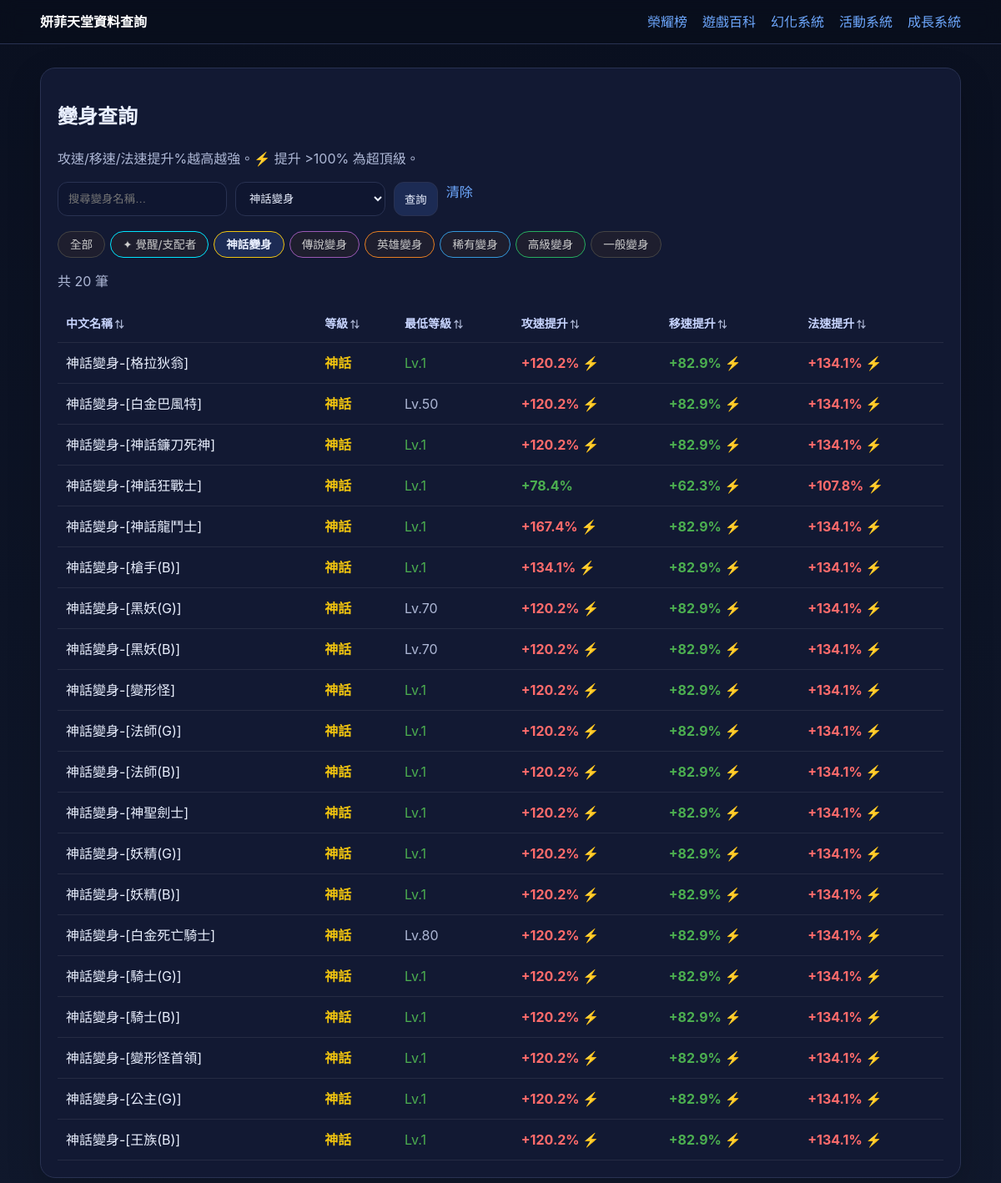
The app's page /polymorphs?grade=神話, older data.
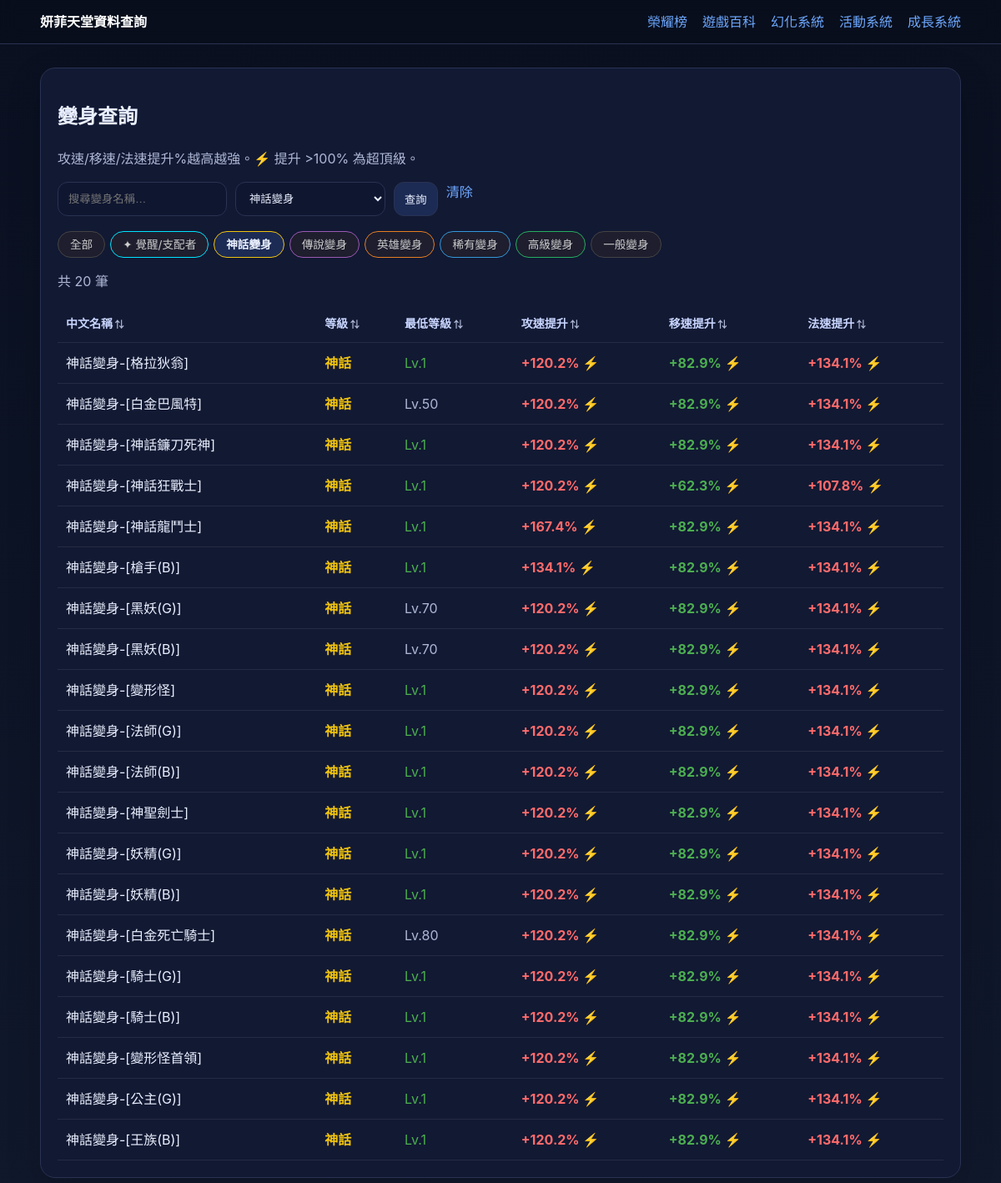
The same page, newer data.
### tables this page shows
CREATE TABLE polymorphs (
    id      INTEGER PRIMARY KEY,
    name    TEXT NOT NULL,
    polyid  INTEGER NOT NULL,
    note    TEXT,
    created_at DATETIME DEFAULT CURRENT_TIMESTAMP
, atkspeed INTEGER DEFAULT NULL, movespeed INTEGER DEFAULT NULL, magic_speed INTEGER DEFAULT NULL, minlevel INTEGER DEFAULT NULL, item_id INTEGER DEFAULT NULL, atk_boost REAL DEFAULT NULL, mov_boost REAL DEFAULT NULL, mag_boost REAL DEFAULT NULL, color TEXT DEFAULT '#ffffff');

### app.py (the view, shortened to what this page needs)
    @app.route("/polymorphs")
    def polymorphs():
        q = request.args.get("q", "").strip()
        grade = request.args.get("grade", "").strip()
        db = get_db()
        POLY_GRADES = [
            ("覺醒", "覺醒/支配者"),
            ("神話", "神話變身"),
            ("傳說", "傳說變身"),
            ("英雄", "英雄變身"),
            ("稀有", "稀有變身"),
            ("高級", "高級變身"),
            ("一般", "一般變身"),
        ]
        sql = """
            SELECT id, name, note, polyid, atkspeed, movespeed, magic_speed, atk_boost, mov_boost, mag_boost, minlevel,
              CASE
                WHEN name LIKE '覺醒-%' OR name LIKE '支配者-%' THEN '覺醒'
                WHEN name LIKE '神話變身%' OR note LIKE '%神話%' THEN '神話'
                WHEN name LIKE '傳說變身%' OR note LIKE '%傳說%' THEN '傳說'
                WHEN name LIKE '英雄變身%' OR note LIKE '%英雄%' THEN '英雄'
                WHEN name LIKE '稀有變身%' OR note LIKE '%稀有%' THEN '稀有'
                WHEN name LIKE '高級變身%' OR note LIKE '%高級%' THEN '高級'
                ELSE '一般'
              END AS grade
            FROM polymorphs
            WHERE note NOT LIKE '%圖鑑%' AND id >= 600000000
        """
        params: list[Any] = []
        if q:
            sql += " AND (name LIKE ? OR note LIKE ?)"
            params.extend([f"%{q}%", f"%{q}%"])
        if grade:
            if grade == "覺醒":
                sql += " AND (name LIKE '覺醒-%' OR name LIKE '支配者-%')"
            elif grade == "神話":
                sql += " AND (name LIKE '神話變身%' OR note LIKE '%神話%') AND name NOT LIKE '覺醒-%'"
            elif grade == "傳說":
                sql += " AND (name LIKE '傳說變身%' OR note LIKE '%傳說%') AND name NOT LIKE '覺醒-%'"
            elif grade == "英雄":
                sql += " AND (name LIKE '英雄變身%' OR note LIKE '%英雄%') AND name NOT LIKE '覺醒-%'"
            elif grade == "稀有":
                sql += " AND (name LIKE '稀有變身%' OR note LIKE '%稀有%') AND name NOT LIKE '覺醒-%'"
            elif grade == "高級":
                sql += " AND (name LIKE '高級變身%' OR note LIKE '%高級%') AND name NOT LIKE '覺醒-%'"
        sql += " ORDER BY id LIMIT 500"
        rows = db.execute(sql, params).fetchall()
        return render_template("polymorphs.html", rows=rows, q=q, grade=grade, poly_grades=POLY_GRADES)

### app.py (called while the page is built)
def get_db() -> sqlite3.Connection:
    if "db" not in g:
        db_path = Path(current_app().config["DATABASE"])
        db_path.parent.mkdir(parents=True, exist_ok=True)
        conn = sqlite3.connect(db_path)
        conn.row_factory = sqlite3.Row
        g.db = conn
    return g.db

def current_app() -> Flask:
    from flask import current_app as flask_current_app
    return flask_current_app

### templates/polymorphs.html (shortened to what this page needs)
{% extends "base.html" %}
{% block content %}
<section class="card">
  <h1>變身查詢</h1>
  <p class="muted">攻速/移速/法速提升%越高越強。⚡ 提升 &gt;100% 為超頂級。</p>
  <form class="filters" method="get" action="{{ url_for('polymorphs') }}">
    <input type="text" name="q" value="{{ q }}" placeholder="搜尋變身名稱…">
    <select name="grade">
      {% for g, label in poly_grades %}
      <option value="{{ g }}" {% if grade == g %}selected{% endif %}>{{ label }}</option>
      {% endfor %}
    </select>
    <button type="submit">查詢</button>
    {% if q or grade %}<a href="{{ url_for('polymorphs') }}">清除</a>{% endif %}
  </form>
  <div class="grade-tabs">
    <a href="{{ url_for('polymorphs') }}" class="tab {% if not grade %}active{% endif %}">全部</a>
    {% for g, label in poly_grades %}
      {% if g == '覺醒' %}
        <a href="{{ url_for('polymorphs', grade=g) }}" class="tab tab-awaken {% if grade == g %}active{% endif %}">✦ {{ label }}</a>
      {% elif g == '神話' %}
        <a href="{{ url_for('polymorphs', grade=g) }}" class="tab tab-myth {% if grade == g %}active{% endif %}">{{ label }}</a>
      {% elif g == '傳說' %}
        <a href="{{ url_for('polymorphs', grade=g) }}" class="tab tab-legend {% if grade == g %}active{% endif %}">{{ label }}</a>
      {% elif g == '英雄' %}
        <a href="{{ url_for('polymorphs', grade=g) }}" class="tab tab-hero {% if grade == g %}active{% endif %}">{{ label }}</a>
      {% elif g == '稀有' %}
        <a href="{{ url_for('polymorphs', grade=g) }}" class="tab tab-rare {% if grade == g %}active{% endif %}">{{ label }}</a>
      {% elif g == '高級' %}
        <a href="{{ url_for('polymorphs', grade=g) }}" class="tab tab-high {% if grade == g %}active{% endif %}">{{ label }}</a>
      {% else %}
        <a href="{{ url_for('polymorphs', grade=g) }}" class="tab tab-normal {% if grade == g %}active{% endif %}">{{ label }}</a>
      {% endif %}
    {% endfor %}
  </div>
  <p class="muted">共 {{ rows|length }} 筆</p>
  <div class="table-wrap">
    <table data-sortable>
      <thead>
        <tr>
          <th>中文名稱</th>
          <th>等級</th>
          <th>最低等級</th>
          <th>攻速提升</th>
          <th>移速提升</th>
          <th>法速提升</th>
        </tr>
      </thead>
      <tbody>
        {% for r in rows %}
        <tr>
          <td>
            {% if r.grade == '覺醒' %}
              <span class="grade-awaken">{{ (r.note or '—') | clean_name }}</span>
            {% else %}
              {{ (r.note or '—') | clean_name }}
            {% endif %}
          </td>
          <td>
            {% if r.grade == '覺醒' %}<span class="grade-awaken">✦ 覺醒</span>
            {% elif r.grade == '神話' %}<span class="grade-myth">神話</span>
            {% elif r.grade == '傳說' %}<span class="grade-legend">傳說</span>
            {% elif r.grade == '英雄' %}<span class="grade-hero">英雄</span>
            {% elif r.grade == '稀有' %}<span class="grade-rare">稀有</span>
            {% elif r.grade == '高級' %}<span class="grade-high">高級</span>
            {% else %}<span class="grade-normal">一般</span>
            {% endif %}
          </td>
          <td>
            {% if r.minlevel and r.minlevel > 1 %}
              <span class="muted">Lv.{{ r.minlevel }}</span>
            {% else %}
              <span style="color:#4caf50">Lv.1</span>
            {% endif %}
          </td>
          <td>
            {% set atk = r.atk_boost|string %}
            {% if atk and atk != '—' and atk != 'None' %}
              {% set atk_val = atk | replace('+','') | replace('%','') | float(0) %}
              {% if atk_val > 100 %}<span style="color:#ff6b6b;font-weight:700">{{ atk }} ⚡</span>
              {% elif atk_val > 50 %}<span style="color:#4caf50;font-weight:700">{{ atk }}</span>
              {% elif atk_val > 20 %}<span style="color:#ffca28">{{ atk }}</span>
              {% else %}<span class="muted">{{ atk }}</span>{% endif %}
            {% else %}<span class="muted">—</span>{% endif %}
          </td>
          <td>
            {% set mov = r.mov_boost|string %}
            {% if mov and mov != '—' and mov != 'None' %}
              {% set mov_val = mov | replace('+','') | replace('%','') | float(0) %}
              {% if mov_val > 50 %}<span style="color:#4caf50;font-weight:700">{{ mov }} ⚡</span>
              {% elif mov_val > 20 %}<span style="color:#ffca28">{{ mov }}</span>
              {% else %}<span class="muted">{{ mov }}</span>{% endif %}
            {% else %}<span class="muted">—</span>{% endif %}
          </td>
          <td>
            {% set mag = r.mag_boost|string %}
            {% if mag and mag != '—' and mag != 'None' %}
              {% set mag_val = mag | replace('+','') | replace('%','') | float(0) %}
              {% if mag_val > 100 %}<span style="color:#ff6b6b;font-weight:700">{{ mag }} ⚡</span>
              {% elif mag_val > 50 %}<span style="color:#4caf50;font-weight:700">{{ mag }}</span>
              {% elif mag_val > 20 %}<span style="color:#ffca28">{{ mag }}</span>
              {% else %}<span class="muted">{{ mag }}</span>{% endif %}
            {% else %}<span class="muted">—</span>{% endif %}
          </td>
        </tr>
        {% else %}
        <tr><td colspan="6">查無資料</td></tr>
        {% endfor %}
      </tbody>
    </table>
  </div>
</section>
{% endblock %}

### templates/base.html (shortened to what this page needs)
<!doctype html>
<html lang="zh-Hant">
<head>
  <link rel="stylesheet" href="{{ url_for('static', filename='style.css') }}">
</head>
<body>
  <header class="topbar">
    <div class="container topbar-inner">
      <a class="brand" href="{{ url_for('home') }}">妍菲天堂資料查詢</a>
      <nav class="nav">
        <div class="dropdown">
          <span class="dropdown-toggle">榮耀榜</span>
        </div>
        <div class="dropdown">
          <span class="dropdown-toggle">遊戲百科</span>
        </div>
        <div class="dropdown">
          <span class="dropdown-toggle">幻化系統</span>
        </div>
        <div class="dropdown">
          <span class="dropdown-toggle">活動系統</span>
        </div>
        <div class="dropdown">
          <span class="dropdown-toggle">成長系統</span>
        </div>
      </nav>
    </div>
  </header>
  <main class="container page">
    {% block content %}{% endblock %}
  </main>
</body>
</html>

### static/style.css (style rules this page uses)
:root { --bg:#0b1020;--card:#121933;--line:#293252;--text:#eaf0ff;--muted:#aeb8d6;--accent:#6ea8fe }
* { box-sizing:border-box }
body { margin:0;background:linear-gradient(180deg,#0a1020,#10182c);color:var(--text);font:16px/1.5 -apple-system,BlinkMacSystemFont,Segoe UI,Roboto,PingFang TC,Noto Sans TC,sans-serif }
a { color:var(--accent);text-decoration:none }
.container { width:min(1120px,92vw);margin:0 auto }
.topbar { position:sticky;top:0;background:rgba(9,14,28,.88);backdrop-filter:blur(10px);border-bottom:1px solid var(--line) }
.topbar-inner { display:flex;justify-content:space-between;align-items:center;padding:14px 0 }
.brand { font-weight:800;color:#fff }
.nav { display:flex;gap:18px }
.page { padding:28px 0 40px }
.card { background:var(--card);border:1px solid var(--line);border-radius:18px;padding:20px;margin-bottom:18px;box-shadow:0 14px 40px rgba(0,0,0,.18) }
.muted { color:var(--muted) }
.filters { display:flex;flex-wrap:wrap;gap:10px;margin:14px 0 18px }
.filters input,.filters select,.filters button { background:#0f1630;border:1px solid var(--line);color:var(--text);padding:10px 12px;border-radius:12px }
.filters input,.filters select { min-width:180px }
.filters button { cursor:pointer;background:#1c2b54 }
.table-wrap { overflow:auto }
table { width:100%;border-collapse:collapse;min-width:720px }
th,td { padding:12px 10px;border-bottom:1px solid rgba(255,255,255,.08);text-align:left;vertical-align:top }
th { color:#c8d5ff;font-size:14px }
th[data-sort] { cursor:pointer;user-select:none;white-space:nowrap }
th[data-sort]::after { content:' ⇅';color:var(--muted);font-size:11px }
.grade-tabs { display:flex;flex-wrap:wrap;gap:8px;margin:14px 0 }
.grade-tabs .tab { padding:6px 16px;border-radius:20px;background:#0f1630;border:1px solid var(--line);color:var(--muted);font-size:14px }
.grade-tabs .tab.active,.grade-tabs .tab:hover { background:#1c2b54;color:var(--text);border-color:var(--accent) }
.dropdown { position:relative }
.dropdown-toggle { cursor:pointer;color:var(--accent);padding:4px 0 }
.grade-myth { color:#f1c40f;font-weight:700 }

### templates/polymorphs.html (style rules this page uses)
.grade-tabs { display:flex; flex-wrap:wrap; gap:6px; margin-bottom:12px; }
.grade-tabs .tab { padding:5px 14px; border-radius:20px; font-size:.85rem; text-decoration:none; border:1px solid #444; color:#ccc; background:#1e1e2e; }
.grade-tabs .tab.active { font-weight:700; border-color:currentColor; }
.tab-awaken { color:#00e5ff; border-color:#00e5ff !important; }
.tab-myth { color:#f1c40f; border-color:#f1c40f !important; }
.tab-myth.active { background:#f1c40f22; }
.tab-legend { color:#9b59b6; border-color:#9b59b6 !important; }
.tab-hero { color:#e67e22; border-color:#e67e22 !important; }
.tab-rare { color:#3498db; border-color:#3498db !important; }
.tab-high { color:#27ae60; border-color:#27ae60 !important; }
.tab-normal { color:#bbb; }
.grade-myth { color:#f1c40f; font-weight:700; }

Row changes from the older to the newer data that the page shows:
changed polymorphs "神話變身-[神話狂戰士]": atk_boost "+78.4%" → "+120.2%"
